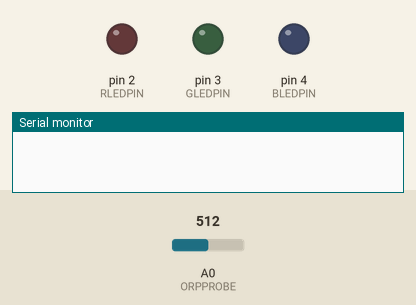
Simulated run of this program. Board: Arduino Uno, built with avr-gcc and run on an emulated ATmega328P. Shown: output pins drawn as LEDs (lit = HIGH), the last lines printed to the serial monitor. The inputs (shaded band) are chosen by the test bench; at power-on: A0 (ORPPROBE) = 512.

Above: at 0.1 s.
At 1.1 s:
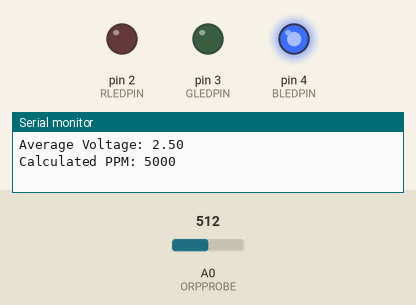
Timing chart, 0 to 2.6 s (numbered marks = the images above):
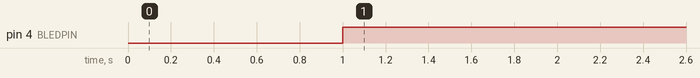

The program:

main.cpp
```cpp
#include <Arduino.h>

#define ORPPROBE A0
#define RLEDPIN 2
#define GLEDPIN 3
#define BLEDPIN 4

long total = 0;               // Running total of readings
int times = 0;                // Number of readings
float average = 0;            // Calculated average value

float vOffset = 0.0;          // Voltage offset

unsigned long previousMillis = 0;
const long interval = 1000;   // Interval in milliseconds (1 second)

void setup() {
  Serial.begin(9600);         // Initialize serial communication

  pinMode(RLEDPIN, OUTPUT);
  pinMode(GLEDPIN, OUTPUT);
  pinMode(BLEDPIN, OUTPUT);
}

void loop() {

  // Read the analog input
  int sensorValue = analogRead(ORPPROBE);

  // Add the reading to the total and increment the times variable
  total += sensorValue;
  times++;

  unsigned long currentMillis = millis();
  // Check if the interval has passed
  if (currentMillis - previousMillis >= interval) {
    // Save the last time the average was printed
    previousMillis = currentMillis;
    // Calculate the average
    average = total / times;
    // Print the average to the serial monitor
    float avgV = average * (5.0 / 1023.0) + vOffset;

    Serial.print("Average Voltage: ");
    Serial.println(avgV);
    // Reset the total and times variables

    int calcPPM = 10164 * (sqrt(avgV - 0.38) + 0.0048) - 400;

    // Adjust based on the specified PPM range
    Serial.print("Calculated PPM: ");
    if (!(calcPPM == calcPPM)) {    // Checks if the value is NaN
      calcPPM = 0;
    } else if (calcPPM > 5000) {
      calcPPM = 5000;
    }

    Serial.println(calcPPM);

    // Set the LED color based on the PPM value
    if (0 < calcPPM && calcPPM <= 2000) {
      digitalWrite(RLEDPIN, HIGH);
      digitalWrite(GLEDPIN, LOW);
      digitalWrite(BLEDPIN, LOW);
    }
    if (2000 < calcPPM && calcPPM <= 4000) {
      digitalWrite(GLEDPIN, HIGH);
      digitalWrite(RLEDPIN, LOW);
      digitalWrite(BLEDPIN, LOW);
    }
    if (4000 < calcPPM && calcPPM <= 5000) {
      digitalWrite(BLEDPIN, HIGH);
      digitalWrite(RLEDPIN, LOW);
      digitalWrite(GLEDPIN, LOW);
    }

    total = 0;
    times = 0;
  }
}
```

Measured:
- by itself, pin 4 (BLEDPIN): LOW → HIGH at 1.0 s
